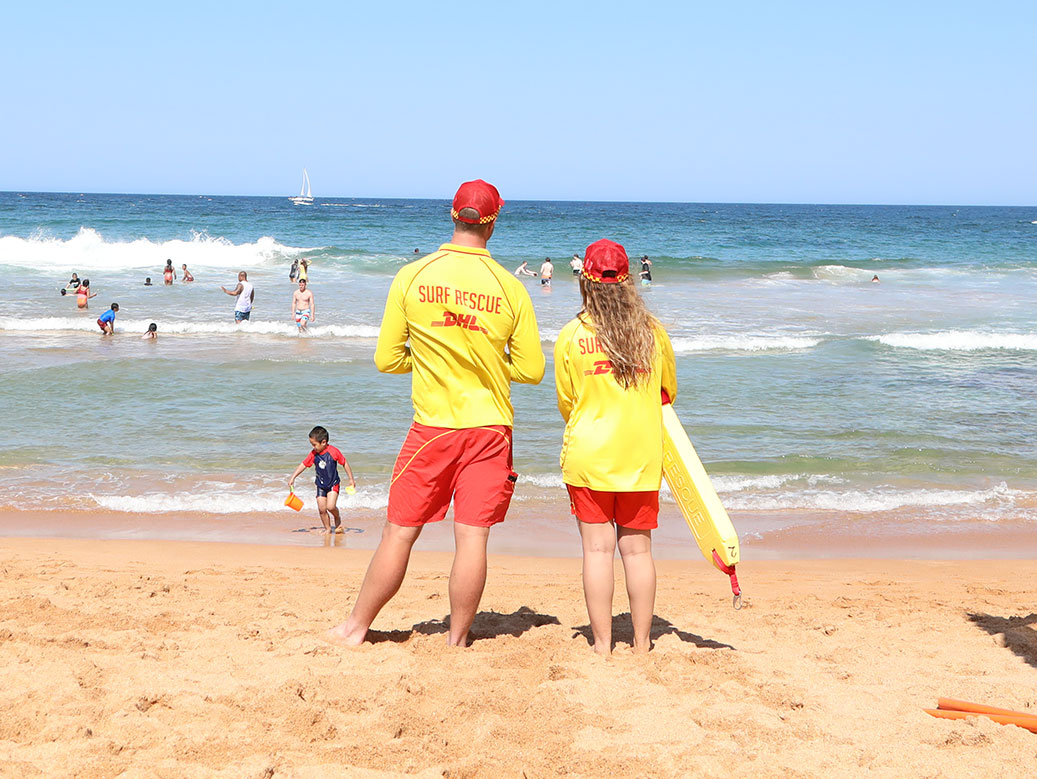
#> input picture Images/Beach.jpg, 1037 x 779 px, given in place of the camera
$ python face_detection.py
#> lines starting #> are read from the running program, lines starting #| are printed output that depends on the picture
import cv2 as cv

def detect_objects(frame: cv.Mat, cascade) -> cv.Mat:
    """
    Returns a frame with bounding boxes around any detected faces.
    Detects any objects specified by the type of cascade passed as an argument.
    """
    frame_gray = cv.cvtColor(frame, cv.COLOR_BGR2GRAY)
    frame_gray = cv.equalizeHist(frame_gray)            # Increase image contrast
    frame_copy = frame.copy()

    # Detect objects
    objects = cascade.detectMultiScale(frame_gray)

    for (x,y,h,w) in objects:
        # x,y are the coordinates of the top left corner
        frame_copy = cv.rectangle(frame_copy, (x,y), (x+w, y+h), (0,255,0), 2)

    return frame_copy

def main() -> None:
    camera = cv.VideoCapture(1)     # front camera

    # Initialise cascade classifier object and load classifier file
    face_cascade = cv.CascadeClassifier()
    success = face_cascade.load("face_detection\Classifier_files\haarcascade_frontalface_alt2.xml")

    if not success:
        print("Failed to open face cascade file")
        return None

    while True:
        retval, frame = camera.read()
#> frame is the input picture: shape (779, 1037, 3); mean B, G, R 188.1, 197.3, 203.1
        frame = cv.flip(frame, 1)
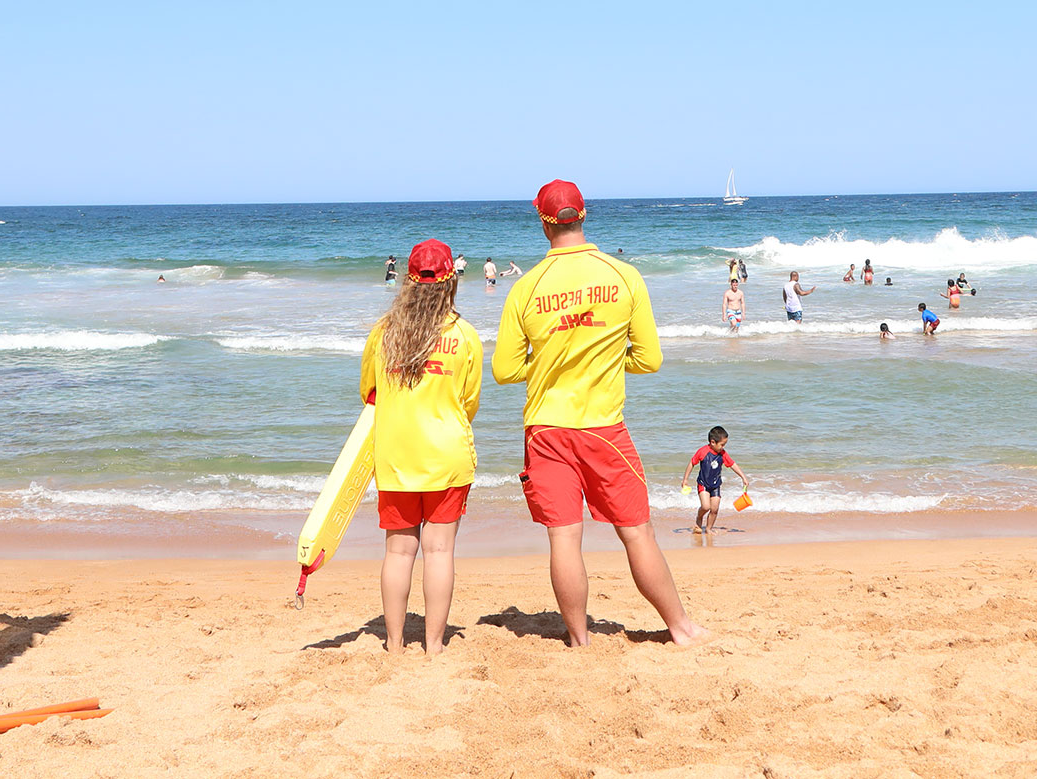
#> frame: shape (779, 1037, 3); mean B, G, R 188.1, 197.3, 203.1

        if not retval:
            break

        face_frame = detect_objects(frame, face_cascade)
#> in detect_objects, `frame_gray = cv.cvtColor(frame, cv.COLOR_BGR2GRAY)`:
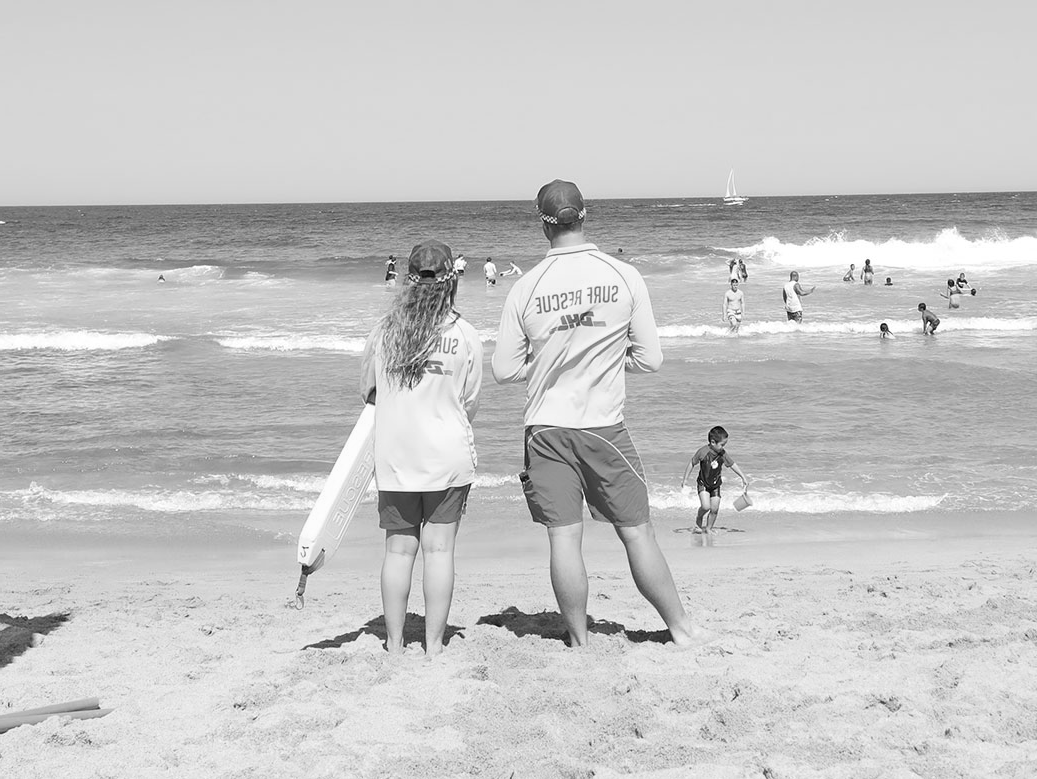
#> frame_gray: shape (779, 1037); min 0, max 255, mean 198
#> in detect_objects, `frame_gray = cv.equalizeHist(frame_gray)`:
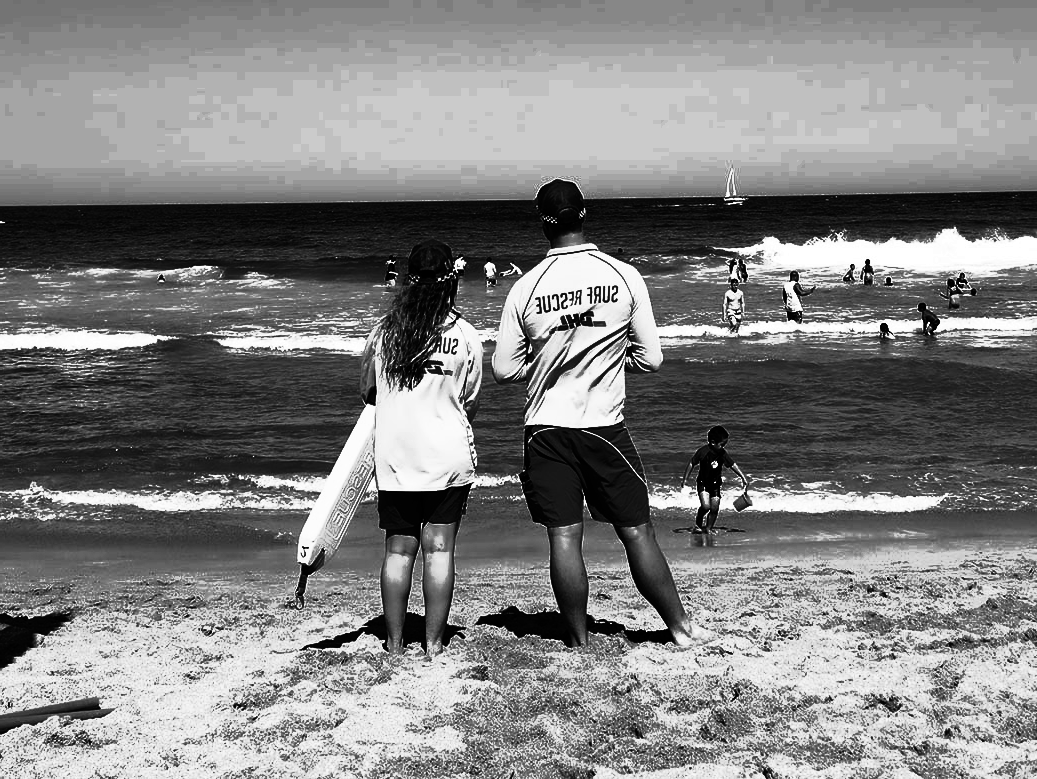
#> frame_gray: shape (779, 1037); min 0, max 255, mean 129.9
#> in detect_objects, `objects = cascade.detectMultiScale(frame_gray)`: objects = ()

        cv.imshow("Face Detector", face_frame)

        if cv.waitKey(1) == ord('d'):
#> (key Esc is pressed here)
            break

    camera.release()
    cv.destroyAllWindows()
    return None

if __name__ == "__main__":
    main()

$ run again, on Images/Me.jpg
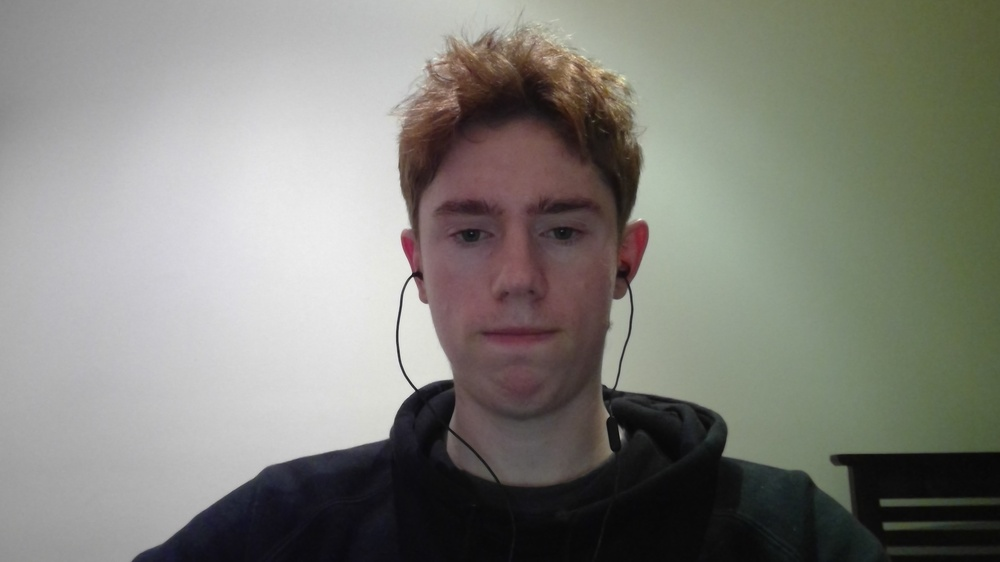
#> input picture Images/Me.jpg, 1000 x 562 px, shrunk from 2560 x 1440 before the run, given in place of the camera
#> in main, frame is the input picture: shape (562, 1000, 3); mean B, G, R 123.1, 130.1, 130.2
#> in detect_objects, `frame_gray = cv.cvtColor(frame, cv.COLOR_BGR2GRAY)`:
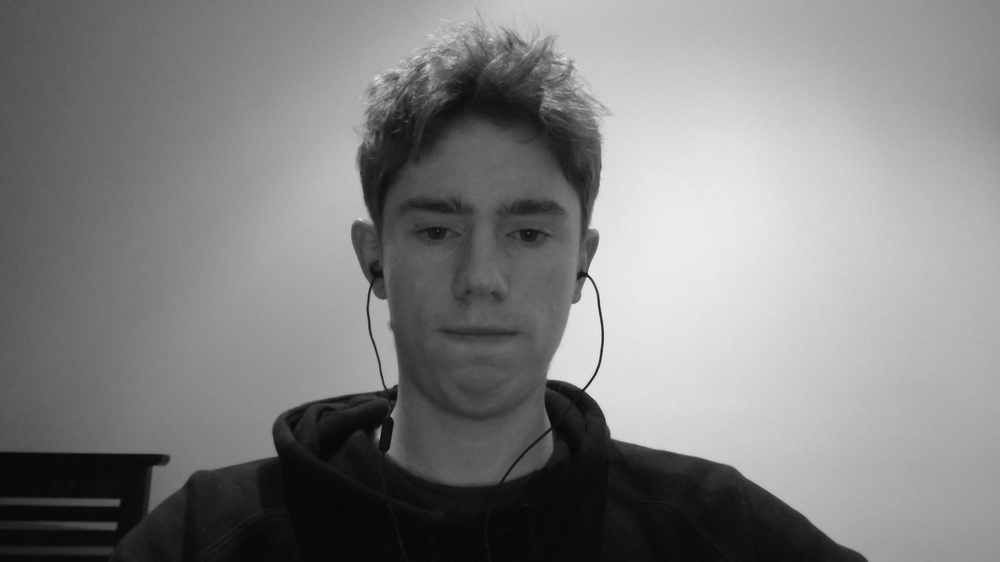
#> frame_gray: shape (562, 1000); min 7, max 238, mean 129.3
#> objects = [[364, 139, 235, 235]]
#> the loop in detect_objects, `for (x,y,h,w) in objects:` made 1 pass
#> pass 1, in detect_objects, `frame_copy = cv.rectangle(frame_copy, (x,y), (x+w, y+h), (0,255,0), 2)`:
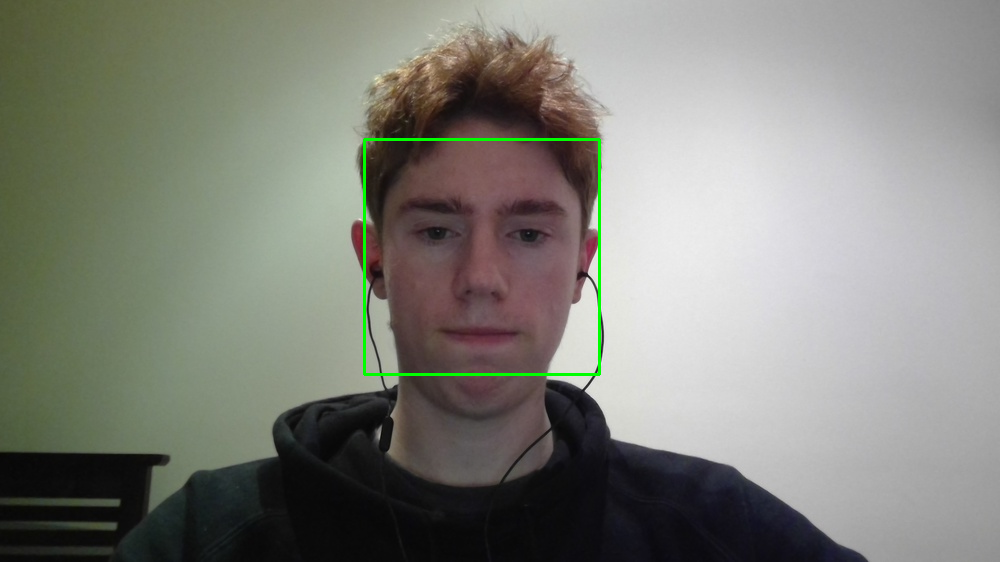
#> frame_copy: shape (562, 1000, 3); mean B, G, R 122.5, 130.8, 129.6
